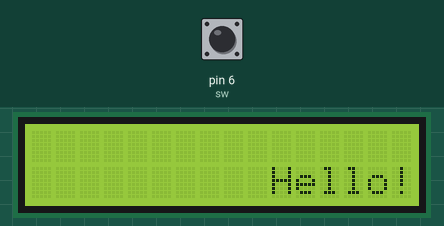
Recording of a sketch running on a simulated Arduino Uno, built with avr-gcc and run on an emulated ATmega328P. Parts: 16×2 character LCD. The inputs (shaded band) are chosen by the test bench; at power-on: pin 6 (sw) LOW.

Above: at 1.2 s.
1.3 s: pin 6 (sw) pulled HIGH for 0.25 s
At 2.25 s:
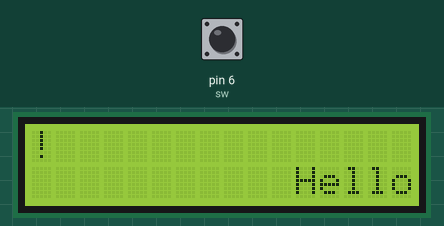
At 2.65 s:
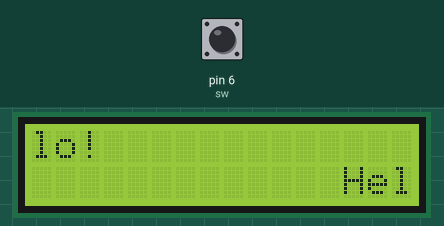
4.5 s: pin 6 (sw) pulled HIGH for 1 s
At 6.51 s:
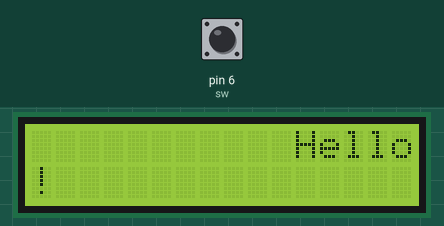
Timing chart, 0 to 8.0 s (numbered marks = the images above; inputs shaded):
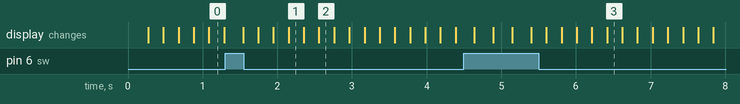

The sketch:

LCD.ino
```cpp
#include  <LiquidCrystal.h>

LiquidCrystal   lcd(12, 11, 5, 4, 3, 2);
int   sw= 6;
char  str[]="Hello!";

void setup() {
  // put your setup code here, to run once:
  lcd.begin(16, 2);
  pinMode(sw, INPUT);

}
#define RIGHT 1
#define LEFT  0

int dir= LEFT;
int i=0;


void loop() {

  //  to left
  int loc= 31-i;

  if(digitalRead(sw)==1)
  {
    delay(50);
    if(dir == LEFT) {
      dir = RIGHT;
    }
    else {
      dir = LEFT;
    }
  }

  lcd.clear();
  lcd.setCursor(loc%16, loc/16);
  lcd.print(&str[0]);

  if(loc <16 && loc > 16-strlen(str)){
    lcd.setCursor(0, 1);
    lcd.print(&str[16-loc]);
  }
  if(loc > 32-strlen(str) && loc < 32){
    lcd.setCursor(0, 0);
    lcd.print(&str[32-loc]);
  }

  if(dir == LEFT)
    i= ++i%32;
  else
    i = (--i+32)%32;

  delay(200);

}
```
